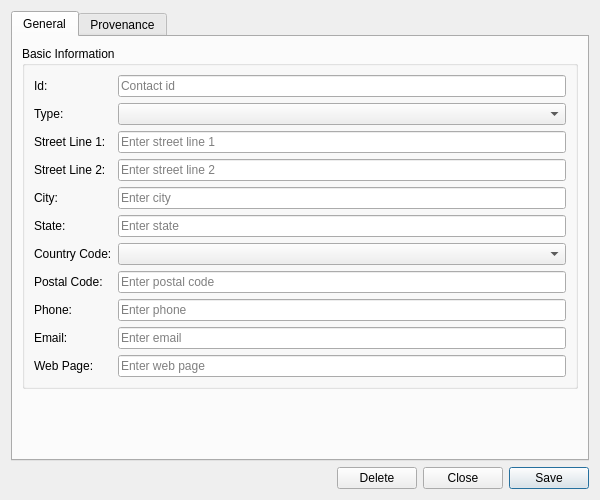
<?xml version="1.0" encoding="UTF-8"?>
<ui version="4.0">
 <class>PartyContactInformationDetailDialog</class>
 <widget class="QWidget" name="PartyContactInformationDetailDialog">
  <property name="geometry">
   <rect>
    <x>0</x>
    <y>0</y>
    <width>600</width>
    <height>500</height>
   </rect>
  </property>
  <property name="sizePolicy">
   <sizepolicy hsizetype="Preferred" vsizetype="Preferred">
    <horstretch>0</horstretch>
    <verstretch>0</verstretch>
   </sizepolicy>
  </property>
  <property name="minimumSize">
   <size>
    <width>600</width>
    <height>500</height>
   </size>
  </property>
  <property name="windowTitle">
   <string>Party Contact Information Details</string>
  </property>
  <layout class="QVBoxLayout" name="verticalLayout">
   <item>
    <widget class="QTabWidget" name="tabWidget">
     <property name="currentIndex"><number>0</number></property>
     <widget class="QWidget" name="generalTab">
      <attribute name="title"><string>General</string></attribute>
      <layout class="QVBoxLayout" name="generalLayout">
       <item>
        <widget class="QGroupBox" name="basicInfoGroup">
         <property name="title">
          <string>Basic Information</string>
         </property>
         <layout class="QFormLayout" name="formLayout">
          <item row="0" column="0">
           <widget class="QLabel" name="labelId">
            <property name="text">
             <string>Id:</string>
            </property>
           </widget>
          </item>
          <item row="0" column="1">
           <widget class="QLineEdit" name="idEdit">
            <property name="placeholderText">
             <string>Contact id</string>
            </property>
            <property name="readOnly">
             <bool>true</bool>
            </property>
           </widget>
          </item>
          <item row="1" column="0">
           <widget class="QLabel" name="labelContactType">
            <property name="text">
             <string>Type:</string>
            </property>
           </widget>
          </item>
          <item row="1" column="1">
           <widget class="QComboBox" name="contactTypeCombo">
            <property name="insertPolicy">
             <enum>QComboBox::NoInsert</enum>
            </property>
           </widget>
          </item>
          <item row="2" column="0">
           <widget class="QLabel" name="labelStreetLine1">
            <property name="text">
             <string>Street Line 1:</string>
            </property>
           </widget>
          </item>
          <item row="2" column="1">
           <widget class="QLineEdit" name="streetLine1Edit">
            <property name="placeholderText">
             <string>Enter street line 1</string>
            </property>
           </widget>
          </item>
          <item row="3" column="0">
           <widget class="QLabel" name="labelStreetLine2">
            <property name="text">
             <string>Street Line 2:</string>
            </property>
           </widget>
          </item>
          <item row="3" column="1">
           <widget class="QLineEdit" name="streetLine2Edit">
            <property name="placeholderText">
             <string>Enter street line 2</string>
            </property>
           </widget>
          </item>
          <item row="4" column="0">
           <widget class="QLabel" name="labelCity">
            <property name="text">
             <string>City:</string>
            </property>
           </widget>
          </item>
          <item row="4" column="1">
           <widget class="QLineEdit" name="cityEdit">
            <property name="placeholderText">
             <string>Enter city</string>
            </property>
           </widget>
          </item>
          <item row="5" column="0">
           <widget class="QLabel" name="labelState">
            <property name="text">
             <string>State:</string>
            </property>
           </widget>
          </item>
          <item row="5" column="1">
           <widget class="QLineEdit" name="stateEdit">
            <property name="placeholderText">
             <string>Enter state</string>
            </property>
           </widget>
          </item>
          <item row="6" column="0">
           <widget class="QLabel" name="labelCountryCode">
            <property name="text">
             <string>Country Code:</string>
            </property>
           </widget>
          </item>
          <item row="6" column="1">
           <widget class="QComboBox" name="countryCodeCombo">
            <property name="insertPolicy">
             <enum>QComboBox::NoInsert</enum>
            </property>
           </widget>
          </item>
          <item row="7" column="0">
           <widget class="QLabel" name="labelPostalCode">
            <property name="text">
             <string>Postal Code:</string>
            </property>
           </widget>
          </item>
          <item row="7" column="1">
           <widget class="QLineEdit" name="postalCodeEdit">
            <property name="placeholderText">
             <string>Enter postal code</string>
            </property>
           </widget>
          </item>
          <item row="8" column="0">
           <widget class="QLabel" name="labelPhone">
            <property name="text">
             <string>Phone:</string>
            </property>
           </widget>
          </item>
          <item row="8" column="1">
           <widget class="QLineEdit" name="phoneEdit">
            <property name="placeholderText">
             <string>Enter phone</string>
            </property>
           </widget>
          </item>
          <item row="9" column="0">
           <widget class="QLabel" name="labelEmail">
            <property name="text">
             <string>Email:</string>
            </property>
           </widget>
          </item>
          <item row="9" column="1">
           <widget class="QLineEdit" name="emailEdit">
            <property name="placeholderText">
             <string>Enter email</string>
            </property>
           </widget>
          </item>
          <item row="10" column="0">
           <widget class="QLabel" name="labelWebPage">
            <property name="text">
             <string>Web Page:</string>
            </property>
           </widget>
          </item>
          <item row="10" column="1">
           <widget class="QLineEdit" name="webPageEdit">
            <property name="placeholderText">
             <string>Enter web page</string>
            </property>
           </widget>
          </item>
         </layout>
        </widget>
       </item>
       <item>
        <spacer name="verticalSpacer">
         <property name="orientation">
          <enum>Qt::Vertical</enum>
         </property>
         <property name="sizeHint" stdset="0">
          <size>
           <width>20</width>
           <height>40</height>
          </size>
         </property>
        </spacer>
       </item>
      </layout>
     </widget>
     <widget class="QWidget" name="provenanceTab">
      <attribute name="title"><string>Provenance</string></attribute>
      <layout class="QVBoxLayout" name="provenanceTabLayout">
       <item>
        <widget class="ores::qt::ProvenanceWidget" name="provenanceWidget" native="true"/>
       </item>
      </layout>
     </widget>
    </widget>
   </item>
   <item>
    <layout class="QHBoxLayout" name="buttonLayout">
     <item>
      <spacer name="horizontalSpacer">
       <property name="orientation">
        <enum>Qt::Horizontal</enum>
       </property>
       <property name="sizeHint" stdset="0">
        <size>
         <width>40</width>
         <height>20</height>
        </size>
       </property>
      </spacer>
     </item>
     <item>
      <widget class="QPushButton" name="deleteButton">
       <property name="text">
        <string>Delete</string>
       </property>
      </widget>
     </item>
     <item>
      <widget class="QPushButton" name="closeButton">
       <property name="text">
        <string>Close</string>
       </property>
      </widget>
     </item>
     <item>
      <widget class="QPushButton" name="saveButton">
       <property name="text">
        <string>Save</string>
       </property>
       <property name="default">
        <bool>true</bool>
       </property>
      </widget>
     </item>
    </layout>
   </item>
  </layout>
 </widget>
 <customwidgets>
  <customwidget>
   <class>ores::qt::ProvenanceWidget</class>
   <extends>QWidget</extends>
   <header>ores.qt/ProvenanceWidget.hpp</header>
  </customwidget>
 </customwidgets>
 <resources/>
 <connections/>
</ui>
